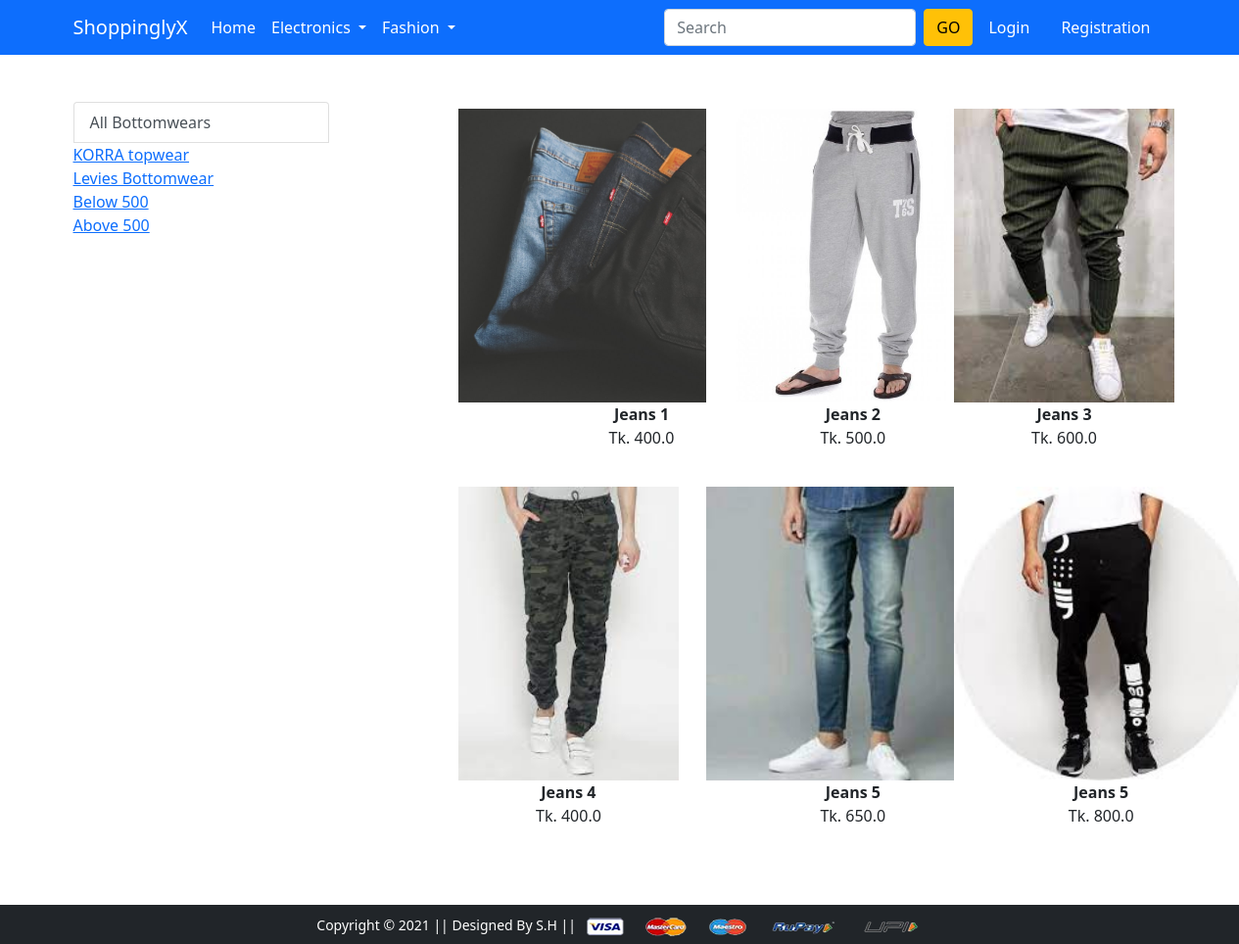
Screenshot of /btmwear/ with the database file from the repository.
### app/models.py (models this page shows, shortened)
class Product(models.Model):
  title = models.CharField(max_length=100)
  selling_price = models.FloatField()
  discount_price = models.FloatField()
  description = models.TextField()
  brand = models.CharField(max_length=100)
  category = models.CharField(choices=CATEGORY_CHOICES,max_length=2)
  product_image = models.ImageField(upload_to = 'producting')

### app/views.py (the view)
# urls.py: path('btmwear/', views.btmwear, name='btmwear'),
def btmwear(request, data=None):
  totalitem =0
  if request.user.is_authenticated:
    totalitem =len(Cart.objects.filter(user=request.user))
  if data == None:
    bw = Product.objects.filter(category = "BW")
  elif data == 'KORRA' or data == 'Levies':
    bw = Product.objects.filter(category = "BW").filter(brand=data)
  elif data == 'below':
    bw = Product.objects.filter(category = "BW").filter(discount_price__lt=500)
  elif data == 'above':
    bw = Product.objects.filter(category = "BW").filter(discount_price__gt=500)
  return render(request, 'app/btmwear.html',{'bw':bw,'totalitem':totalitem})

### app/templates/app/btmwear.html (shortened to what this page needs)
{% extends 'app/base.html' %}
{% load static %}
{% block main-content %}
<div class="container my-5">
 <div class="row">
  <div class="col-sm-3">
    <div class="list-group">
      <a href="{% url 'btmwear' %}" class="list-group-item
      list-group-item-action" aria-current="true">All Bottomwears</a>
      <a href="{% url 'btmweardata' 'KORRA' %}"
      class="list-group-itemlist-group-item-action" aria-current="true">KORRA topwear</a>
      <a href="{% url 'btmweardata' 'Levies' %}"
      class="list-group-itemlist-group-item-action">Levies Bottomwear</a>
      <a href="{% url 'btmweardata' 'below' %}"
      class="list-group-itemlist-group-item-action">Below 500</a>
      <a href="{% url 'btmweardata' 'above' %}"
      class="list-group-itemlist-group-item-action">Above 500</a>
   </div>
  </div>
  <div class="col-sm-8 offset-sm-1">
    <div class="row">
      {% for product in bw %}
        <div class="col-sm-4 text-center mb-4">
          <a href="{% url 'product-detail' product.id %}"
          class="btn">
          <div class="item">
            <img src="{{product.product_image.url}}" alt=""
            height="300" class="">
            <div class="fw-bold">{{product.title}}</div>
            <div class="fw-blod">Tk. {{product.discount_price}}
            </div>
          </div>
          </a>
        </div>
      {% endfor %}
    </div>
  </div>
 </div>
</div>
{% endblock main-content %}

### rows the page displays
Product: product_image (picture), title "Jeans 1", discount_price "400.0"
Product: product_image (picture), title "Jeans 2", discount_price "500.0"
Product: product_image (picture), title "Jeans 3", discount_price "600.0"
Product: product_image (picture), title "Jeans 4", discount_price "400.0"
Product: product_image (picture), title "Jeans 5", discount_price "650.0"
Product: product_image (picture), title "Jeans 5", discount_price "800.0"
